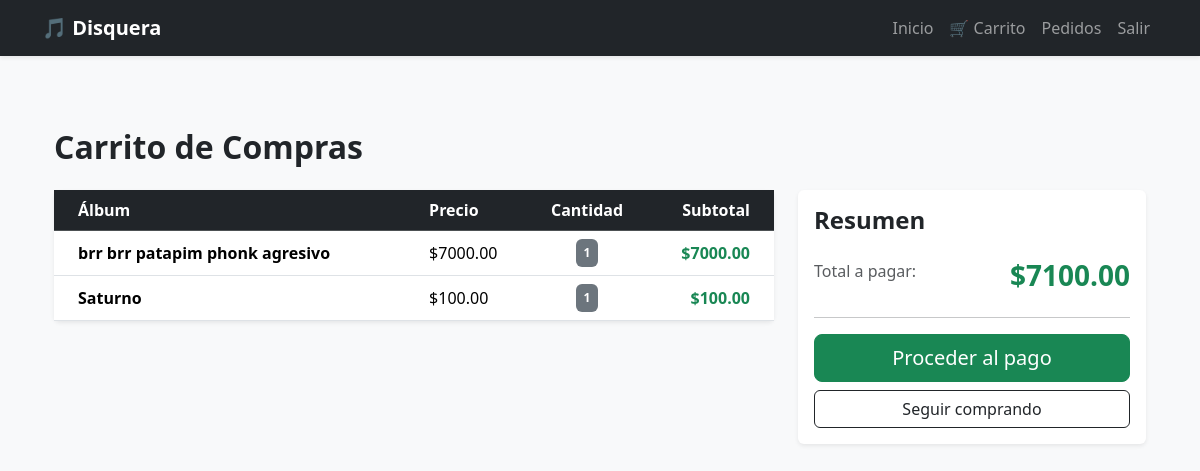
The app's page /cart/ (signed in), older data.
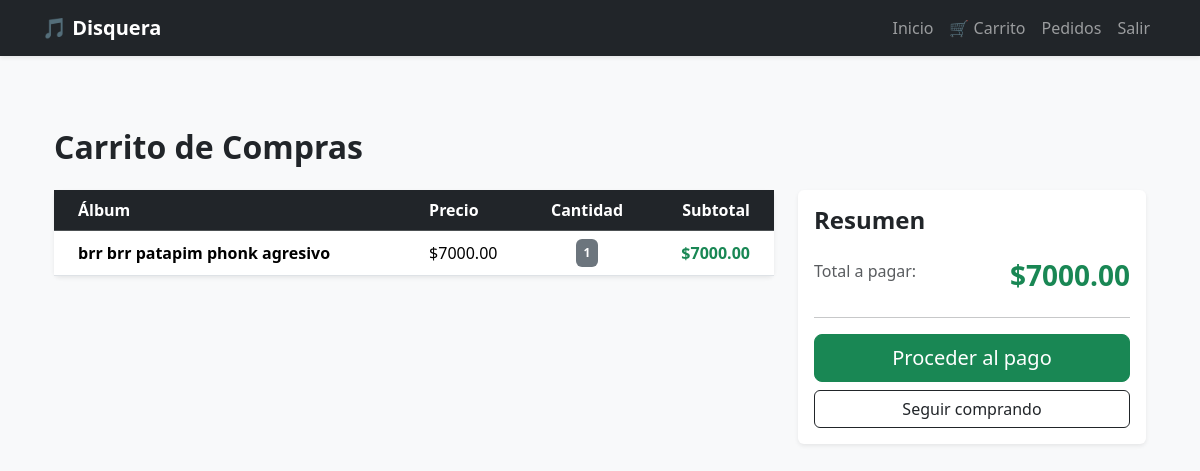
The same page, newer data.
### disquera/models.py (models this page shows, shortened)
class CartItem(models.Model):
    user = models.ForeignKey(User, on_delete=models.CASCADE)
    post = models.ForeignKey(Post, on_delete=models.CASCADE)
    quantity = models.PositiveIntegerField(default=1)
    created_at = models.DateTimeField(auto_now_add=True)
    def subtotal(self):
        return self.post.price * self.quantity

class Post(models.Model):
    ACTIVE = 'active'
    DRAFT = 'draft'
    CHOICES_STATUS = (
        (ACTIVE, 'Active'),
        (DRAFT, 'Draft'),
    )
    artist = models.ForeignKey(
        Artist,
        related_name='posts',
        on_delete=models.CASCADE,
        null=True,
        blank=True
    )
    category = models.ForeignKey(Category, related_name='posts', on_delete=models.CASCADE)
    title = models.CharField(max_length=255)
    slug = models.SlugField(max_length=255)
    intro = models.TextField()
    body = models.TextField()
    songs = models.TextField(
    blank=True,
    null=True
)
    price = models.DecimalField(max_digits=8, decimal_places=2, default=0)
    stock = models.PositiveIntegerField(default=1)
    created_at = models.DateTimeField(auto_now_add=True)
    status = models.CharField(max_length=10, choices=CHOICES_STATUS, default=ACTIVE)
    image = models.ImageField(upload_to='upload/', blank=True, null=True)

### disquera/views.py (the view)
# urls.py: path('cart/', cart, name='cart'),
@login_required
def cart(request):
    items = CartItem.objects.filter(
        user=request.user
    )
    total = sum(
        item.subtotal()
        for item in items
    )
    return render(request, 'disquera/cart.html', {
        'items': items,
        'total': total
    })

### disquera/templates/Disquera/cart.html (shortened to what this page needs)
{% extends 'disquera/base.html' %}
{% block content %}
<div class="container py-5">
    <h2 class="mb-4 fw-bold">
        Carrito de Compras
    </h2>
    <div class="row">
        <div class="col-lg-8">
            {% if items %}
                <div class="card shadow-sm border-0 mb-4">
                    <div class="table-responsive">
                        <table class="table table-hover align-middle mb-0">
                            <thead class="table-dark">
                                <tr>
                                    <th class="ps-4">
                                        Álbum
                                    </th>
                                    <th>
                                        Precio
                                    </th>
                                    <th class="text-center">
                                        Cantidad
                                    </th>
                                    <th class="pe-4 text-end">
                                        Subtotal
                                    </th>
                                </tr>
                            </thead>
                            <tbody>
                                {% for item in items %}
                                    <tr>
                                        <td class="ps-4 fw-bold">
                                            {{ item.post.title }}
                                        </td>
                                        <td>
                                            ${{ item.post.price }}
                                        </td>
                                        <td class="text-center">
                                            <span class="badge bg-secondary p-2">
                                                {{ item.quantity }}
                                            </span>
                                        </td>
                                        <td class="pe-4 text-end fw-bold text-success">
                                            ${{ item.subtotal }}
                                        </td>
                                    </tr>
                                {% endfor %}
                            </tbody>
                        </table>
                    </div>
                </div>
            {% else %}
                <div class="alert alert-info border-0 shadow-sm">
                    Tu carrito está vacío.
                </div>
            {% endif %}
        </div>
        <div class="col-lg-4">
            <div class="card shadow-sm border-0">
                <div class="card-body">
                    <h4 class="mb-4 fw-bold">
                        Resumen
                    </h4>
                    <div class="d-flex justify-content-between mb-3">
                        <span class="text-muted">
                            Total a pagar:
                        </span>
                        <h3 class="text-success fw-bold">
                            ${{ total }}
                        </h3>
                    </div>
                    <hr>
                    <a href="{% url 'checkout' %}"
                       class="btn btn-success w-100 btn-lg mb-2">
                        Proceder al pago
                    </a>
                    <a href="{% url 'home' %}"
                       class="btn btn-outline-dark w-100">
                        Seguir comprando
                    </a>
                </div>
            </div>
        </div>
    </div>
</div>
{% endblock %}

### disquera/templates/Disquera/base.html (shortened to what this page needs)
<!DOCTYPE html>
<html lang="es">
<head>
    <link href="https://cdn.jsdelivr.net/npm/bootstrap@5.3.3/dist/css/bootstrap.min.css"
          rel="stylesheet">
</head>
<body class="bg-light">
    {% include 'disquera/navbar.html' %}
    <section class="container py-4">
        {% block content %}
        {% endblock %}
    </section>
</body>
</html>

### disquera/templates/Disquera/navbar.html (shortened to what this page needs)
<nav class="navbar navbar-expand-lg navbar-dark bg-dark shadow-sm">
    <div class="container">
        <a class="navbar-brand fw-bold"
           href="{% url 'home' %}">
            🎵 Disquera
        </a>
        <div class="collapse navbar-collapse"
             id="navbarNav">
            <ul class="navbar-nav ms-auto">
                <li class="nav-item">
                    <a class="nav-link"
                       href="{% url 'home' %}">
                        Inicio
                    </a>
                </li>
                <li class="nav-item">
                    <a class="nav-link"
                       href="{% url 'cart' %}">
                        🛒 Carrito
                    </a>
                </li>
                {% if user.is_authenticated %}
                    <li class="nav-item">
                        <a class="nav-link"
                           href="{% url 'my_orders' %}">
                            Pedidos
                        </a>
                    </li>
                    <li class="nav-item">
                        <a class="nav-link"
                           href="{% url 'logout' %}">
                            Salir
                        </a>
                    </li>
                {% endif %}
            </ul>
        </div>
    </div>
</nav>

Row changes from the older to the newer data that the page shows:
removed CartItem: post "Saturno", post.price "100.00", quantity "1", subtotal "100.00"
Text that changed along with them:
{{ total }}: "7100.00" → "7000.00"
